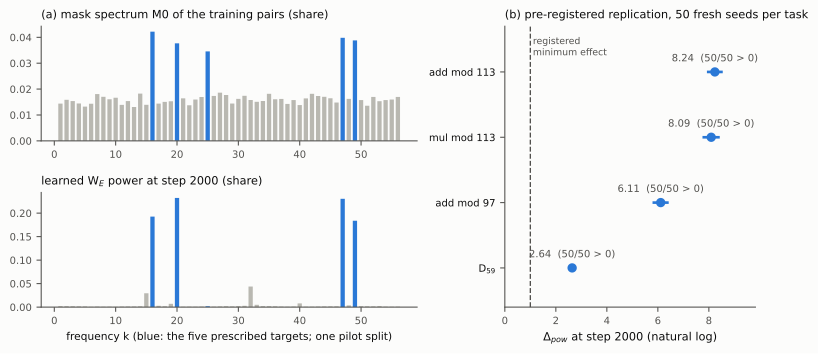

Recreate this plot in Python.
"""Main-text Figure 1 of the short paper (session 45): the two-part figure announced in draft_short ("Abbildungen"):
(a) mask spectrum M0 vs learned W_E power for one engineered split (EXP-016 seed 10, pilot data; same data and code path as
fig1_mask_vs_learned.py), (b) the pre-registered P1 replication (Delta_pow per task, 95 % CI, from P1_summary.json; as
fig2_p1_delta_pow.py). No numbers are typed by hand; both source figures stay as they are.
  python lab/paper/figures/fig_main1_steering.py
"""
from __future__ import annotations

import json
import sys
from pathlib import Path

import matplotlib

matplotlib.use("Agg")
import matplotlib.pyplot as plt  # noqa: E402
import numpy as np  # noqa: E402

HERE = Path(__file__).resolve().parent
sys.path.insert(0, str(HERE))
from fig1_mask_vs_learned import E16, INK, MUTED, OTHER, P, SEED, SERIES, SURFACE, mask_power  # noqa: E402
from fig2_p1_delta_pow import LABELS, LAB, MIN_EFFECT  # noqa: E402


def style(ax: plt.Axes) -> None:
    ax.set_facecolor(SURFACE)
    for side in ("top", "right"):
        ax.spines[side].set_visible(False)
    for side in ("left", "bottom"):
        ax.spines[side].set_color(MUTED)
    ax.tick_params(colors=MUTED, labelsize=7.5)


def main() -> None:
    idx = np.load(E16 / f"splits/split_seed{SEED}_eps2.0.npy")
    T = set(json.loads((E16 / f"splits/split_seed{SEED}_eps2.0.json").read_text(encoding="utf-8"))["targets"])
    run = E16 / f"raw/EXP-016_baseline_seed{SEED}_thr4_split_seed{SEED}_eps2.0"
    res = json.loads((run / "result.json").read_text(encoding="utf-8"))
    assert res["status"] == "completed" and res["steps_completed"] == 2000
    steps = list(np.load(run / "spectra_steps.npy"))
    learned = np.load(run / "spectra.npy")[steps.index(2000)]
    m0 = mask_power(idx, "add", P)
    k = np.arange(1, len(m0) + 1)
    colors = [SERIES if kk in T else OTHER for kk in k]
    s = json.loads((LAB / "confirm" / "P1_summary.json").read_text(encoding="utf-8"))
    tasks = [t for t in LABELS if t in s["tasks"]]

    fig = plt.figure(figsize=(9.6, 3.8), facecolor=SURFACE)
    gs = fig.add_gridspec(2, 2, width_ratios=[3, 2], wspace=0.28, hspace=0.45)
    a1, a2, b = fig.add_subplot(gs[0, 0]), fig.add_subplot(gs[1, 0]), fig.add_subplot(gs[:, 1])
    for ax, vals, title in ((a1, m0 / m0.sum(), "(a) mask spectrum M0 of the training pairs (share)"),
                            (a2, learned / learned.sum(), "learned W$_E$ power at step 2000 (share)")):
        style(ax)
        ax.bar(k, vals, width=0.7, color=colors, linewidth=0)
        ax.set_title(title, fontsize=8.5, color=INK, loc="left")
    a2.set_xlabel("frequency k (blue: the five prescribed targets; one pilot split)", fontsize=8, color=INK)

    style(b)
    y = list(range(len(tasks)))[::-1]
    means = [s["tasks"][t]["mean"] for t in tasks]
    ci = [s["tasks"][t]["ci95"] for t in tasks]
    b.hlines(y, [c[0] for c in ci], [c[1] for c in ci], color=SERIES, linewidth=2)
    b.plot(means, y, "o", color=SERIES, markersize=7, markeredgewidth=0, zorder=3)
    for yi, m, t in zip(y, means, tasks):
        b.annotate(f"{m:.2f}  ({s['tasks'][t]['n_positive']}/{s['tasks'][t]['n_valid']} > 0)", (m, yi), xytext=(0, 8),
                   textcoords="offset points", ha="center", fontsize=7.5, color=MUTED)
    b.axvline(MIN_EFFECT, color=MUTED, linestyle="--", linewidth=1)
    b.text(MIN_EFFECT + 0.1, len(tasks) - 0.45, "registered\nminimum effect", fontsize=7, color=MUTED, va="top")
    b.set_yticks(y, [LABELS[t] for t in tasks], color=INK)
    b.set_xlim(0, max(c[1] for c in ci) * 1.15)
    b.set_ylim(-0.6, len(tasks) - 0.3)
    b.set_xlabel("$\\Delta_{pow}$ at step 2000 (natural log)", color=INK, fontsize=8.5)
    b.set_title("(b) pre-registered replication, 50 fresh seeds per task", color=INK, fontsize=8.5, loc="left")
    for ext in ("png", "svg"):
        fig.savefig(HERE / f"fig_main1_steering.{ext}", dpi=200, facecolor=SURFACE, bbox_inches="tight")
    print("[fig_main1] written", flush=True)


if __name__ == "__main__":
    main()
